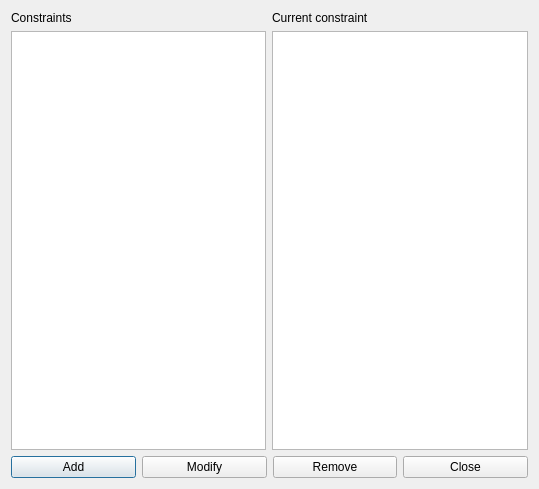
<?xml version="1.0" encoding="UTF-8"?>
<ui version="4.0">
 <class>ConstraintActivitiesEndTeachersDayForm_template</class>
 <widget class="QDialog" name="ConstraintActivitiesEndTeachersDayForm_template">
  <property name="geometry">
   <rect>
    <x>0</x>
    <y>0</y>
    <width>539</width>
    <height>489</height>
   </rect>
  </property>
  <property name="windowTitle">
   <string extracomment="This is the title of the dialog to see the list of all constraints of this type">Constraints activities end teachers day</string>
  </property>
  <layout class="QGridLayout" name="gridLayout">
   <item row="0" column="0">
    <layout class="QVBoxLayout" name="verticalLayout">
     <item>
      <widget class="QLabel" name="constraintsTextLabel">
       <property name="frameShape">
        <enum>QFrame::NoFrame</enum>
       </property>
       <property name="frameShadow">
        <enum>QFrame::Plain</enum>
       </property>
       <property name="text">
        <string>Constraints</string>
       </property>
       <property name="wordWrap">
        <bool>false</bool>
       </property>
      </widget>
     </item>
     <item>
      <widget class="QListWidget" name="constraintsListWidget"/>
     </item>
    </layout>
   </item>
   <item row="0" column="1">
    <layout class="QVBoxLayout" name="verticalLayout_2">
     <item>
      <widget class="QLabel" name="currentConstraintTextLabel">
       <property name="text">
        <string>Current constraint</string>
       </property>
       <property name="wordWrap">
        <bool>false</bool>
       </property>
      </widget>
     </item>
     <item>
      <widget class="QPlainTextEdit" name="currentConstraintTextEdit"/>
     </item>
    </layout>
   </item>
   <item row="1" column="0" colspan="2">
    <layout class="QHBoxLayout" name="horizontalLayout">
     <item>
      <widget class="QPushButton" name="addConstraintPushButton">
       <property name="text">
        <string>Add</string>
       </property>
      </widget>
     </item>
     <item>
      <widget class="QPushButton" name="modifyConstraintPushButton">
       <property name="text">
        <string>Modify</string>
       </property>
      </widget>
     </item>
     <item>
      <widget class="QPushButton" name="removeConstraintPushButton">
       <property name="text">
        <string>Remove</string>
       </property>
      </widget>
     </item>
     <item>
      <widget class="QPushButton" name="closePushButton">
       <property name="text">
        <string>Close</string>
       </property>
      </widget>
     </item>
    </layout>
   </item>
  </layout>
 </widget>
 <layoutdefault spacing="6" margin="11"/>
 <resources/>
 <connections/>
</ui>
